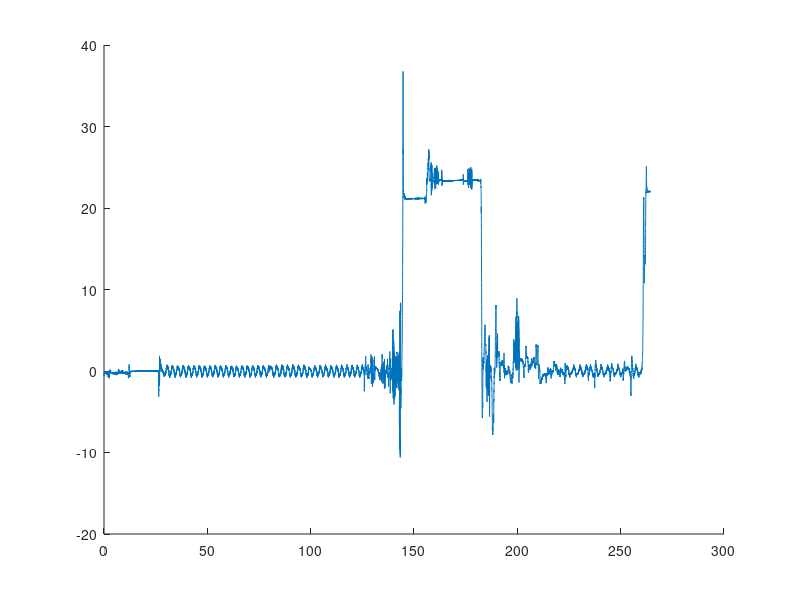

The MATLAB source for this figure: (Note: this script raises an error after producing the figure.)
plot_dir = '../plots/Real_time/';
%% Plotting Default setpoint
close all;
load('sim_1_ALL_5_30.mat')
QR = 'Default';
set_pos = [80.125,99.11];
label = {'x_d','x_0'};
up_y = 0.5; down_y = -1; minx =75; maxx = 105; % axis definition
fig_ctrl = figure('units','normalized','outerposition',[0 0 1 1]);
hold on
plot(meas_ctrl.time,meas_ctrl.signals.values)
xline(set_pos,'-',label)
xlim([minx maxx]);
title(strcat(QR,', 15° set point, Real-time Output of Control signal u = -K*(x-x_d)'),'FontSize',25);
legend('$u_{control}$','Interpreter','latex');
xlabel('time [s]');ylabel('Voltage [V]');
saveas(fig_ctrl, strcat(plot_dir,'Default_setpoint_control.png'));
fig_states = figure('units','normalized','outerposition',[0 0 1 1]);
subplot(4,1,1);hold on;
plot(meas_states.time, meas_states.signals.values(:,1));
xline(set_pos,'-',label);
title('Real-time Output of $\theta$ (equal to the state)','Interpreter','latex','FontSize',15)
xlim([minx maxx]);xlabel('time [s]');ylabel('angle [rad]');
subplot(4,1,2);hold on;
xline(set_pos,'-',label);
plot(meas_states.time, meas_states.signals.values(:,2));
title('Real-time Output of $\alpha$ (equal to the state)','Interpreter','latex','FontSize',15)
xlim([minx maxx]);xlabel('time [s]');ylabel('angle [rad]');
subplot(4,1,3);hold on;
xline(set_pos,'-',label);
plot(meas_states.time, meas_states.signals.values(:,3))
title('Real-time Output of $\dot{\theta}$ (equal to the state)','Interpreter','latex','FontSize',15)
xlim([minx maxx]);xlabel('time [s]');ylabel('angular velocity [rad/s]');
subplot(4,1,4);hold on;
xline(set_pos,'-',label);
plot(meas_states.time, meas_states.signals.values(:,4))
title('Real-time Output of $\dot{\alpha}$ (equal to the state)','Interpreter','latex','FontSize',15)
xlim([minx maxx]);xlabel('time [s]');ylabel('angular velocity [rad/s]');
sgtitle(strcat(QR,', 15° set point, Real-time Output of the estimated state'),'FontSize',25);
saveas(fig_states, strcat(plot_dir,'Default_setpoint_states.png'));
%% Default Disturbance
close all;
load('sim_1_ALL_5_30.mat')
label = {'Dist','Dist','Dist','Dist'};
QR = 'Default';
set_pos =[237.355,244.875,251.19,254.9];
up_y = 0.5; down_y = -1; minx =230; maxx =260; % axis definition
fig_ctrl = figure('units','normalized','outerposition',[0 0 1 1]);
hold on
plot(meas_ctrl.time,meas_ctrl.signals.values)
xline(set_pos,'-',label)
xlim([minx maxx]);
title(strcat(QR,', Disturbance rejection, Real-time Output of Control signal u = -K*(x-x_d)'),'FontSize',25);
legend('$u_{control}$','Interpreter','latex');
xlabel('time [s]');ylabel('Voltage [V]');
saveas(fig_ctrl, strcat(plot_dir,'Default_disturbance_control.png'));
fig_states = figure('units','normalized','outerposition',[0 0 1 1]);
subplot(4,1,1);hold on;
plot(meas_states.time, meas_states.signals.values(:,1));
xline(set_pos,'-',label);
title('Real-time Output of $\theta$ (equal to the state)','Interpreter','latex','FontSize',15)
xlim([minx maxx]);xlabel('time [s]');ylabel('angle [rad]');
subplot(4,1,2);hold on;
xline(set_pos,'-',label);
plot(meas_states.time, meas_states.signals.values(:,2));
title('Real-time Output of $\alpha$ (equal to the state)','Interpreter','latex','FontSize',15)
xlim([minx maxx]);xlabel('time [s]');ylabel('angle [rad]');
subplot(4,1,3);hold on;
xline(set_pos,'-',label);
plot(meas_states.time, meas_states.signals.values(:,3))
title('Real-time Output of $\dot{\theta}$ (equal to the state)','Interpreter','latex','FontSize',15)
xlim([minx maxx]);xlabel('time [s]');ylabel('angular velocity [rad/s]');
subplot(4,1,4);hold on;
xline(set_pos,'-',label);
plot(meas_states.time, meas_states.signals.values(:,4))
title('Real-time Output of $\dot{\alpha}$ (equal to the state)','Interpreter','latex','FontSize',15)
xlim([minx maxx]);xlabel('time [s]');ylabel('angular velocity [rad/s]');
sgtitle(strcat(QR,', Disturbance rejection, Real-time Output of the estimated state'),'FontSize',25);
saveas(fig_states, strcat(plot_dir,'Default_disturbance_states.png'));
%% Plotting QR1 setpoint
close all;
load('sim_2_ALL_5_30.mat')
QR = 'QR1';
set_pos = [30.345,49.25];
label = {'x_d','x_0'};
up_y = 0.5; down_y = -1; minx =25; maxx = 55; % axis definition
fig_ctrl = figure('units','normalized','outerposition',[0 0 1 1]);
hold on
plot(meas_ctrl.time,meas_ctrl.signals.values)
xline(set_pos,'-',label)
xlim([minx maxx]);
title(strcat(QR,', 15° set point, Real-time Output of Control signal u = -K*(x-x_d)'),'FontSize',25);
legend('$u_{control}$','Interpreter','latex');
xlabel('time [s]');ylabel('Voltage [V]');
saveas(fig_ctrl, strcat(plot_dir,'QR1_setpoint_control.png'));
fig_states = figure('units','normalized','outerposition',[0 0 1 1]);
subplot(4,1,1);hold on;
plot(meas_states.time, meas_states.signals.values(:,1));
xline(set_pos,'-',label);
title('Real-time Output of $\theta$ (equal to the state)','Interpreter','latex','FontSize',15)
xlim([minx maxx]);xlabel('time [s]');ylabel('angle [rad]');
subplot(4,1,2);hold on;
xline(set_pos,'-',label);
plot(meas_states.time, meas_states.signals.values(:,2));
title('Real-time Output of $\alpha$ (equal to the state)','Interpreter','latex','FontSize',15)
xlim([minx maxx]);xlabel('time [s]');ylabel('angle [rad]');
subplot(4,1,3);hold on;
xline(set_pos,'-',label);
plot(meas_states.time, meas_states.signals.values(:,3))
title('Real-time Output of $\dot{\theta}$ (equal to the state)','Interpreter','latex','FontSize',15)
xlim([minx maxx]);xlabel('time [s]');ylabel('angular velocity [rad/s]');
subplot(4,1,4);hold on;
xline(set_pos,'-',label);
plot(meas_states.time, meas_states.signals.values(:,4))
title('Real-time Output of $\dot{\alpha}$ (equal to the state)','Interpreter','latex','FontSize',15)
xlim([minx maxx]);xlabel('time [s]');ylabel('angular velocity [rad/s]');
sgtitle(strcat(QR,', 15° set point, Real-time Output of the estimated state'),'FontSize',25);
saveas(fig_states, strcat(plot_dir,'QR1_setpoint_states.png'));
%% Plotting QR1 Disturbance
close all;
load('sim_2_ALL_5_30.mat')
label = {'Dist','Dist','Dist','Dist'};
QR = 'QR1';
set_pos =[82.86,86,92.99,97.15];
up_y = 0.5; down_y = -1; minx =70; maxx =100; % axis definition
fig_ctrl = figure('units','normalized','outerposition',[0 0 1 1]);
hold on
plot(meas_ctrl.time,meas_ctrl.signals.values)
xline(set_pos,'-',label)
xlim([minx maxx]);
title(strcat(QR,', Disturbance rejection, Real-time Output of Control signal u = -K*(x-x_d)'),'FontSize',25);
legend('$u_{control}$','Interpreter','latex');
xlabel('time [s]');ylabel('Voltage [V]');
saveas(fig_ctrl, strcat(plot_dir,'QR1_disturbance_control.png'));
fig_states = figure('units','normalized','outerposition',[0 0 1 1]);
subplot(4,1,1);hold on;
plot(meas_states.time, meas_states.signals.values(:,1));
xline(set_pos,'-',label);
title('Real-time Output of $\theta$ (equal to the state)','Interpreter','latex','FontSize',15)
xlim([minx maxx]);xlabel('time [s]');ylabel('angle [rad]');
subplot(4,1,2);hold on;
xline(set_pos,'-',label);
plot(meas_states.time, meas_states.signals.values(:,2));
title('Real-time Output of $\alpha$ (equal to the state)','Interpreter','latex','FontSize',15)
xlim([minx maxx]);xlabel('time [s]');ylabel('angle [rad]');
subplot(4,1,3);hold on;
xline(set_pos,'-',label);
plot(meas_states.time, meas_states.signals.values(:,3))
title('Real-time Output of $\dot{\theta}$ (equal to the state)','Interpreter','latex','FontSize',15)
xlim([minx maxx]);xlabel('time [s]');ylabel('angular velocity [rad/s]');
subplot(4,1,4);hold on;
xline(set_pos,'-',label);
plot(meas_states.time, meas_states.signals.values(:,4))
title('Real-time Output of $\dot{\alpha}$ (equal to the state)','Interpreter','latex','FontSize',15)
xlim([minx maxx]);xlabel('time [s]');ylabel('angular velocity [rad/s]');
sgtitle(strcat(QR,', Disturbance rejection, Real-time Output of the estimated state'),'FontSize',25);
saveas(fig_states, strcat(plot_dir,'QR1_disturbance_states.png'));
%% Plotting QR2 setpoint
close all;
load('sim_3_setpoint.mat')
QR = 'QR2';
set_pos = 32;
label = {'x_d'};
up_y = 0.5; down_y = -1; minx =20; maxx = 50; % axis definition
fig_ctrl = figure('units','normalized','outerposition',[0 0 1 1]);
hold on
plot(meas_ctrl.time,meas_ctrl.signals.values)
xline(set_pos,'-',label)
xlim([minx maxx]);
title(strcat(QR,', 15° set point, Real-time Output of Control signal u = -K*(x-x_d)'),'FontSize',25);
legend('$u_{control}$','Interpreter','latex');
xlabel('time [s]');ylabel('Voltage [V]');
saveas(fig_ctrl, strcat(plot_dir,'QR2_setpoint_control.png'));
fig_states = figure('units','normalized','outerposition',[0 0 1 1]);
subplot(4,1,1);hold on;
plot(meas_states.time, meas_states.signals.values(:,1));
xline(set_pos,'-',label);
title('Real-time Output of $\theta$ (equal to the state)','Interpreter','latex','FontSize',15)
xlim([minx maxx]);xlabel('time [s]');ylabel('angle [rad]');
subplot(4,1,2);hold on;
xline(set_pos,'-',label);
plot(meas_states.time, meas_states.signals.values(:,2));
title('Real-time Output of $\alpha$ (equal to the state)','Interpreter','latex','FontSize',15)
xlim([minx maxx]);xlabel('time [s]');ylabel('angle [rad]');
subplot(4,1,3);hold on;
xline(set_pos,'-',label);
plot(meas_states.time, meas_states.signals.values(:,3))
title('Real-time Output of $\dot{\theta}$ (equal to the state)','Interpreter','latex','FontSize',15)
xlim([minx maxx]);xlabel('time [s]');ylabel('angular velocity [rad/s]');
subplot(4,1,4);hold on;
xline(set_pos,'-',label);
plot(meas_states.time, meas_states.signals.values(:,4))
title('Real-time Output of $\dot{\alpha}$ (equal to the state)','Interpreter','latex','FontSize',15)
xlim([minx maxx]);xlabel('time [s]');ylabel('angular velocity [rad/s]');
sgtitle(strcat(QR,', 15° set point, Real-time Output of the estimated state'),'FontSize',25);
saveas(fig_states, strcat(plot_dir,'QR2_setpoint_states.png'));
%% Plotting QR2 Disturbance
close all;
load('sim_3_disturbance.mat')
label = {'Dist'};
QR = 'QR2';
set_pos =74.495;
up_y = 0.5; down_y = -1; minx =60; maxx =90; % axis definition
fig_ctrl = figure('units','normalized','outerposition',[0 0 1 1]);
hold on
plot(meas_ctrl.time,meas_ctrl.signals.values)
xline(set_pos,'-',label)
xlim([minx maxx]);
title(strcat(QR,', Disturbance rejection, Real-time Output of Control signal u = -K*(x-x_d)'),'FontSize',25);
legend('$u_{control}$','Interpreter','latex');
xlabel('time [s]');ylabel('Voltage [V]');
saveas(fig_ctrl, strcat(plot_dir,'QR2_disturbance_control.png'));
fig_states = figure('units','normalized','outerposition',[0 0 1 1]);
subplot(4,1,1);hold on;
plot(meas_states.time, meas_states.signals.values(:,1));
xline(set_pos,'-',label);
title('Real-time Output of $\theta$ (equal to the state)','Interpreter','latex','FontSize',15)
xlim([minx maxx]);xlabel('time [s]');ylabel('angle [rad]');
subplot(4,1,2);hold on;
xline(set_pos,'-',label);
plot(meas_states.time, meas_states.signals.values(:,2));
title('Real-time Output of $\alpha$ (equal to the state)','Interpreter','latex','FontSize',15)
xlim([minx maxx]);xlabel('time [s]');ylabel('angle [rad]');
subplot(4,1,3);hold on;
xline(set_pos,'-',label);
plot(meas_states.time, meas_states.signals.values(:,3))
title('Real-time Output of $\dot{\theta}$ (equal to the state)','Interpreter','latex','FontSize',15)
xlim([minx maxx]);xlabel('time [s]');ylabel('angular velocity [rad/s]');
subplot(4,1,4);hold on;
xline(set_pos,'-',label);
plot(meas_states.time, meas_states.signals.values(:,4))
title('Real-time Output of $\dot{\alpha}$ (equal to the state)','Interpreter','latex','FontSize',15)
xlim([minx maxx]);xlabel('time [s]');ylabel('angular velocity [rad/s]');
sgtitle(strcat(QR,', Disturbance rejection, Real-time Output of the estimated state'),'FontSize',25);
saveas(fig_states, strcat(plot_dir,'QR2_disturbance_states.png'));
%% Plotting QR4 setpoint
close all;
load('sim_5_setpoint.mat')
label = {'x_d','x_0','x_d'};
set_pos1 = 14.365;
set_pos2 = 19.485;
set_pos3 = 24.335;
QR = 'QR4';
set_pos = [set_pos1,set_pos2,set_pos3];
up_y = 0.5; down_y = -1; minx =10; maxx = 40; % axis definition
fig_ctrl = figure('units','normalized','outerposition',[0 0 1 1]);
hold on
plot(meas_ctrl.time,meas_ctrl.signals.values)
xline(set_pos,'-',label)
xlim([minx maxx]);
title(strcat(QR,', 15° set point, Real-time Output of Control signal u = -K*(x-x_d)'),'FontSize',25);
legend('$u_{control}$','Interpreter','latex');
xlabel('time [s]');ylabel('Voltage [V]');
saveas(fig_ctrl, strcat(plot_dir,'QR4_setpoint_control.png'));
fig_states = figure('units','normalized','outerposition',[0 0 1 1]);
subplot(4,1,1);hold on;
plot(meas_states.time, meas_states.signals.values(:,1));
xline(set_pos,'-',label);
title('Real-time Output of $\theta$ (equal to the state)','Interpreter','latex','FontSize',15)
xlim([minx maxx]);xlabel('time [s]');ylabel('angle [rad]');
subplot(4,1,2);hold on;
xline(set_pos,'-',label);
plot(meas_states.time, meas_states.signals.values(:,2));
title('Real-time Output of $\alpha$ (equal to the state)','Interpreter','latex','FontSize',15)
xlim([minx maxx]);xlabel('time [s]');ylabel('angle [rad]');
subplot(4,1,3);hold on;
xline(set_pos,'-',label);
plot(meas_states.time, meas_states.signals.values(:,3))
title('Real-time Output of $\dot{\theta}$ (equal to the state)','Interpreter','latex','FontSize',15)
xlim([minx maxx]);xlabel('time [s]');ylabel('angular velocity [rad/s]');
subplot(4,1,4);hold on;
xline(set_pos,'-',label);
plot(meas_states.time, meas_states.signals.values(:,4))
title('Real-time Output of $\dot{\alpha}$ (equal to the state)','Interpreter','latex','FontSize',15)
xlim([minx maxx]);xlabel('time [s]');ylabel('angular velocity [rad/s]');
sgtitle(strcat(QR,', 15° set point, Real-time Output of the estimated state'),'FontSize',25);
saveas(fig_states, strcat(plot_dir,'QR4_setpoint_states.png'));
close all;
%% Plotting QR4 Disturbance
close all;
load('sim_5_disturbance.mat')
label = {'Dist'};
set_pos =77.9;
QR = 'QR4';
up_y = 0.5; down_y = -1; minx =73; maxx =103; % axis definition
fig_ctrl = figure('units','normalized','outerposition',[0 0 1 1]);
hold on
plot(meas_ctrl.time,meas_ctrl.signals.values)
xline(set_pos,'-',label)
xlim([minx maxx]);
title(strcat(QR,', Disturbance rejection, Real-time Output of Control signal u = -K*(x-x_d)'),'FontSize',25);
legend('$u_{control}$','Interpreter','latex');
xlabel('time [s]');ylabel('Voltage [V]');
saveas(fig_ctrl, strcat(plot_dir,'QR4_disturbance_control.png'));
fig_states = figure('units','normalized','outerposition',[0 0 1 1]);
subplot(4,1,1);hold on;
plot(meas_states.time, meas_states.signals.values(:,1));
xline(set_pos,'-',label);
title('Real-time Output of $\theta$ (equal to the state)','Interpreter','latex','FontSize',15)
xlim([minx maxx]);xlabel('time [s]');ylabel('angle [rad]');
subplot(4,1,2);hold on;
xline(set_pos,'-',label);
plot(meas_states.time, meas_states.signals.values(:,2));
title('Real-time Output of $\alpha$ (equal to the state)','Interpreter','latex','FontSize',15)
xlim([minx maxx]);xlabel('time [s]');ylabel('angle [rad]');
subplot(4,1,3);hold on;
xline(set_pos,'-',label);
plot(meas_states.time, meas_states.signals.values(:,3))
title('Real-time Output of $\dot{\theta}$ (equal to the state)','Interpreter','latex','FontSize',15)
xlim([minx maxx]);xlabel('time [s]');ylabel('angular velocity [rad/s]');
subplot(4,1,4);hold on;
xline(set_pos,'-',label);
plot(meas_states.time, meas_states.signals.values(:,4))
title('Real-time Output of $\dot{\alpha}$ (equal to the state)','Interpreter','latex','FontSize',15)
xlim([minx maxx]);xlabel('time [s]');ylabel('angular velocity [rad/s]');
sgtitle(strcat(QR,', Disturbance rejection, Real-time Output of the estimated state'),'FontSize',25);
saveas(fig_states, strcat(plot_dir,'QR4_disturbance_states.png'));
%% Plotting QR5 setpoint
close all;
load('sim_6_setpoint.mat')
QR = 'QR5';
label = {'x_d','x_0','x_d'};
set_pos1 = 26.55;
set_pos2 = 39.1;
set_pos3 = 60;
set_pos = [set_pos1,set_pos2,set_pos3];
up_y = 0.5; down_y = -1; minx =20; maxx = 50; % axis definition
fig_ctrl = figure('units','normalized','outerposition',[0 0 1 1]);
hold on
plot(meas_ctrl.time,meas_ctrl.signals.values)
xline(set_pos,'-',label)
xlim([minx maxx]);
title(strcat(QR,', 15° set point, Real-time Output of Control signal u = -K*(x-x_d)'),'FontSize',25);
legend('$u_{control}$','Interpreter','latex');
xlabel('time [s]');ylabel('Voltage [V]');
saveas(fig_ctrl, strcat(plot_dir,QR,'_setpoint_control.png'));
fig_states = figure('units','normalized','outerposition',[0 0 1 1]);
subplot(4,1,1);hold on;
plot(meas_states.time, meas_states.signals.values(:,1));
xline(set_pos,'-',label);
title('Real-time Output of $\theta$ (equal to the state)','Interpreter','latex','FontSize',15)
xlim([minx maxx]);xlabel('time [s]');ylabel('angle [rad]');
subplot(4,1,2);hold on;
xline(set_pos,'-',label);
plot(meas_states.time, meas_states.signals.values(:,2));
title('Real-time Output of $\alpha$ (equal to the state)','Interpreter','latex','FontSize',15)
xlim([minx maxx]);xlabel('time [s]');ylabel('angle [rad]');
subplot(4,1,3);hold on;
xline(set_pos,'-',label);
plot(meas_states.time, meas_states.signals.values(:,3))
title('Real-time Output of $\dot{\theta}$ (equal to the state)','Interpreter','latex','FontSize',15)
xlim([minx maxx]);xlabel('time [s]');ylabel('angular velocity [rad/s]');
subplot(4,1,4);hold on;
xline(set_pos,'-',label);
plot(meas_states.time, meas_states.signals.values(:,4))
title('Real-time Output of $\dot{\alpha}$ (equal to the state)','Interpreter','latex','FontSize',15)
xlim([minx maxx]);xlabel('time [s]');ylabel('angular velocity [rad/s]');
sgtitle(strcat(QR,', 15° set point, Real-time Output of the estimated state'),'FontSize',25);
saveas(fig_states, strcat(plot_dir,QR,'_setpoint_states.png'));
%% Plotting QR5 Disturbance
close all;
load('sim_6_disturbance.mat')
label = {'Dist', 'Dist'};
QR = 'QR5';
set_pos =[33.27,55];
up_y = 0.5; down_y = -1; minx =30; maxx =70; % axis definition
fig_ctrl = figure('units','normalized','outerposition',[0 0 1 1]);
hold on
plot(meas_ctrl.time,meas_ctrl.signals.values)
xline(set_pos,'-',label)
xlim([minx maxx]);
title(strcat(QR,', Disturbance rejection, Real-time Output of Control signal u = -K*(x-x_d)'),'FontSize',25);
legend('$u_{control}$','Interpreter','latex');
xlabel('time [s]');ylabel('Voltage [V]');
saveas(fig_ctrl, strcat(plot_dir,QR,'_disturbance_control.png'));
fig_states = figure('units','normalized','outerposition',[0 0 1 1]);
subplot(4,1,1);hold on;
plot(meas_states.time, meas_states.signals.values(:,1));
xline(set_pos,'-',label);
title('Real-time Output of $\theta$ (equal to the state)','Interpreter','latex','FontSize',15)
xlim([minx maxx]);xlabel('time [s]');ylabel('angle [rad]');
subplot(4,1,2);hold on;
xline(set_pos,'-',label);
plot(meas_states.time, meas_states.signals.values(:,2));
title('Real-time Output of $\alpha$ (equal to the state)','Interpreter','latex','FontSize',15)
xlim([minx maxx]);xlabel('time [s]');ylabel('angle [rad]');
subplot(4,1,3);hold on;
xline(set_pos,'-',label);
plot(meas_states.time, meas_states.signals.values(:,3))
title('Real-time Output of $\dot{\theta}$ (equal to the state)','Interpreter','latex','FontSize',15)
xlim([minx maxx]);xlabel('time [s]');ylabel('angular velocity [rad/s]');
subplot(4,1,4);hold on;
xline(set_pos,'-',label);
plot(meas_states.time, meas_states.signals.values(:,4))
title('Real-time Output of $\dot{\alpha}$ (equal to the state)','Interpreter','latex','FontSize',15)
xlim([minx maxx]);xlabel('time [s]');ylabel('angular velocity [rad/s]');
sgtitle(strcat(QR,', Disturbance rejection, Real-time Output of the estimated state'),'FontSize',25);
saveas(fig_states, strcat(plot_dir,QR,'_disturbance_states.png'));
%% Plotting QR6 setpoint
close all;
load('sim_7_setpoint.mat')
QR = 'QR6';
label = {'x_d','x_0','x_d'};
set_pos1 = 21.75;
set_pos2 = 45;
set_pos3 = 60;
set_pos = [set_pos1,set_pos2,set_pos3];
up_y = 0.5; down_y = -1; minx =10; maxx = 40; % axis definition
fig_ctrl = figure('units','normalized','outerposition',[0 0 1 1]);
hold on
plot(meas_ctrl.time,meas_ctrl.signals.values)
xline(set_pos,'-',label)
xlim([minx maxx]);
title(strcat(QR,', 15° set point, Real-time Output of Control signal u = -K*(x-x_d)'),'FontSize',25);
legend('$u_{control}$','Interpreter','latex');
xlabel('time [s]');ylabel('Voltage [V]');
saveas(fig_ctrl, strcat(plot_dir,QR,'_setpoint_control.png'));
fig_states = figure('units','normalized','outerposition',[0 0 1 1]);
subplot(4,1,1);hold on;
plot(meas_states.time, meas_states.signals.values(:,1));
xline(set_pos,'-',label);
title('Real-time Output of $\theta$ (equal to the state)','Interpreter','latex','FontSize',15)
xlim([minx maxx]);xlabel('time [s]');ylabel('angle [rad]');
subplot(4,1,2);hold on;
xline(set_pos,'-',label);
plot(meas_states.time, meas_states.signals.values(:,2));
title('Real-time Output of $\alpha$ (equal to the state)','Interpreter','latex','FontSize',15)
xlim([minx maxx]);xlabel('time [s]');ylabel('angle [rad]');
subplot(4,1,3);hold on;
xline(set_pos,'-',label);
plot(meas_states.time, meas_states.signals.values(:,3))
title('Real-time Output of $\dot{\theta}$ (equal to the state)','Interpreter','latex','FontSize',15)
xlim([minx maxx]);xlabel('time [s]');ylabel('angular velocity [rad/s]');
subplot(4,1,4);hold on;
xline(set_pos,'-',label);
plot(meas_states.time, meas_states.signals.values(:,4))
title('Real-time Output of $\dot{\alpha}$ (equal to the state)','Interpreter','latex','FontSize',15)
xlim([minx maxx]);xlabel('time [s]');ylabel('angular velocity [rad/s]');
sgtitle(strcat(QR,', 15° set point, Real-time Output of the estimated state'),'FontSize',25);
saveas(fig_states, strcat(plot_dir,QR,'_setpoint_states.png'));
%% Plotting QR6 Disturbance
close all;
load('sim_7_disturbance.mat')
label = {'Dist', 'Dist','Dist','Dist','Dist','Dist'};
QR = 'QR6';
set_pos =[52.33,56.405,59.24,62.135,66.954,70.59];
up_y = 0.5; down_y = -1; minx =50; maxx =80; % axis definition
fig_ctrl = figure('units','normalized','outerposition',[0 0 1 1]);
hold on
plot(meas_ctrl.time,meas_ctrl.signals.values)
xline(set_pos,'-',label)
xlim([minx maxx]);
title(strcat(QR,', Disturbance rejection, Real-time Output of Control signal u = -K*(x-x_d)'),'FontSize',25);
legend('$u_{control}$','Interpreter','latex');
xlabel('time [s]');ylabel('Voltage [V]');
saveas(fig_ctrl, strcat(plot_dir,QR,'_disturbance_control.png'));
fig_states = figure('units','normalized','outerposition',[0 0 1 1]);
subplot(4,1,1);hold on;
plot(meas_states.time, meas_states.signals.values(:,1));
xline(set_pos,'-',label);
title('Real-time Output of $\theta$ (equal to the state)','Interpreter','latex','FontSize',15)
xlim([minx maxx]);xlabel('time [s]');ylabel('angle [rad]');
subplot(4,1,2);hold on;
xline(set_pos,'-',label);
plot(meas_states.time, meas_states.signals.values(:,2));
title('Real-time Output of $\alpha$ (equal to the state)','Interpreter','latex','FontSize',15)
xlim([minx maxx]);xlabel('time [s]');ylabel('angle [rad]');
subplot(4,1,3);hold on;
xline(set_pos,'-',label);
plot(meas_states.time, meas_states.signals.values(:,3))
title('Real-time Output of $\dot{\theta}$ (equal to the state)','Interpreter','latex','FontSize',15)
xlim([minx maxx]);xlabel('time [s]');ylabel('angular velocity [rad/s]');
subplot(4,1,4);hold on;
xline(set_pos,'-',label);
plot(meas_states.time, meas_states.signals.values(:,4))
title('Real-time Output of $\dot{\alpha}$ (equal to the state)','Interpreter','latex','FontSize',15)
xlim([minx maxx]);xlabel('time [s]');ylabel('angular velocity [rad/s]');
sgtitle(strcat(QR,', Disturbance rejection, Real-time Output of the estimated state'),'FontSize',25);
saveas(fig_states, strcat(plot_dir,QR,'_disturbance_states.png'));
%% Plotting QR7 Disturbance
close all;
load('sim_8_ALL_5_30.mat')
label = {'Dist', 'Dist','Dist'};
QR = 'QR7';
set_pos =[46.38,49.43,53];
up_y = 0.5; down_y = -1; minx =40; maxx =60; % axis definition
fig_ctrl = figure('units','normalized','outerposition',[0 0 1 1]);
hold on
plot(meas_ctrl.time,meas_ctrl.signals.values)
xline(set_pos,'-',label)
xlim([minx maxx]);
title(strcat(QR,', Disturbance rejection, Real-time Output of Control signal u = -K*(x-x_d)'),'FontSize',25);
legend('$u_{control}$','Interpreter','latex');
xlabel('time [s]');ylabel('Voltage [V]');
saveas(fig_ctrl, strcat(plot_dir,QR,'_disturbance_control.png'));
fig_states = figure('units','normalized','outerposition',[0 0 1 1]);
subplot(4,1,1);hold on;
plot(meas_states.time, meas_states.signals.values(:,1));
xline(set_pos,'-',label);
title('Real-time Output of $\theta$ (equal to the state)','Interpreter','latex','FontSize',15)
xlim([minx maxx]);xlabel('time [s]');ylabel('angle [rad]');
subplot(4,1,2);hold on;
xline(set_pos,'-',label);
plot(meas_states.time, meas_states.signals.values(:,2));
title('Real-time Output of $\alpha$ (equal to the state)','Interpreter','latex','FontSize',15)
xlim([minx maxx]);xlabel('time [s]');ylabel('angle [rad]');
subplot(4,1,3);hold on;
xline(set_pos,'-',label);
plot(meas_states.time, meas_states.signals.values(:,3))
title('Real-time Output of $\dot{\theta}$ (equal to the state)','Interpreter','latex','FontSize',15)
xlim([minx maxx]);xlabel('time [s]');ylabel('angular velocity [rad/s]');
subplot(4,1,4);hold on;
xline(set_pos,'-',label);
plot(meas_states.time, meas_states.signals.values(:,4))
title('Real-time Output of $\dot{\alpha}$ (equal to the state)','Interpreter','latex','FontSize',15)
xlim([minx maxx]);xlabel('time [s]');ylabel('angular velocity [rad/s]');
sgtitle(strcat(QR,', Disturbance rejection, Real-time Output of the estimated state'),'FontSize',25);
saveas(fig_states, strcat(plot_dir,QR,'_disturbance_states.png'));
%% Plotting QR7 setpoint
close all;
load('sim_8_setpoint.mat')
QR = 'QR7';
label = {'x_d','x_0','x_d'};
set_pos1 = 57.13;
set_pos2 = 100;
set_pos3 = 120;
set_pos = [set_pos1,set_pos2,set_pos3];
up_y = 0.5; down_y = -1; minx =50; maxx = 80; % axis definition
fig_ctrl = figure('units','normalized','outerposition',[0 0 1 1]);
hold on
plot(meas_ctrl.time,meas_ctrl.signals.values)
xline(set_pos,'-',label)
xlim([minx maxx]);
title(strcat(QR,', 15° set point, Real-time Output of Control signal u = -K*(x-x_d)'),'FontSize',25);
legend('$u_{control}$','Interpreter','latex');
xlabel('time [s]');ylabel('Voltage [V]');
saveas(fig_ctrl, strcat(plot_dir,QR,'_setpoint_control.png'));
fig_states = figure('units','normalized','outerposition',[0 0 1 1]);
subplot(4,1,1);hold on;
plot(meas_states.time, meas_states.signals.values(:,1));
xline(set_pos,'-',label);
title('Real-time Output of $\theta$ (equal to the state)','Interpreter','latex','FontSize',15)
xlim([minx maxx]);xlabel('time [s]');ylabel('angle [rad]');
subplot(4,1,2);hold on;
xline(set_pos,'-',label);
plot(meas_states.time, meas_states.signals.values(:,2));
title('Real-time Output of $\alpha$ (equal to the state)','Interpreter','latex','FontSize',15)
xlim([minx maxx]);xlabel('time [s]');ylabel('angle [rad]');
subplot(4,1,3);hold on;
xline(set_pos,'-',label);
plot(meas_states.time, meas_states.signals.values(:,3))
title('Real-time Output of $\dot{\theta}$ (equal to the state)','Interpreter','latex','FontSize',15)
xlim([minx maxx]);xlabel('time [s]');ylabel('angular velocity [rad/s]');
subplot(4,1,4);hold on;
xline(set_pos,'-',label);
plot(meas_states.time, meas_states.signals.values(:,4))
title('Real-time Output of $\dot{\alpha}$ (equal to the state)','Interpreter','latex','FontSize',15)
xlim([minx maxx]);xlabel('time [s]');ylabel('angular velocity [rad/s]');
sgtitle(strcat(QR,', 15° set point, Real-time Output of the estimated state'),'FontSize',25);
saveas(fig_states, strcat(plot_dir,QR,'_setpoint_states.png'));
%% Plotting QR8 setpoint
close all;
load('sim_9_setpoint.mat')
QR = 'QR8';
label = {'x_d','x_0','x_d'};
set_pos1 = 64.21;
set_pos2 = 40;
set_pos3 = 80;
set_pos = [set_pos1,set_pos2,set_pos3];
up_y = 0.5; down_y = -1; minx =50; maxx = 80; % axis definition
fig_ctrl = figure('units','normalized','outerposition',[0 0 1 1]);
hold on
plot(meas_ctrl.time,meas_ctrl.signals.values)
xline(set_pos,'-',label)
xlim([minx maxx]);
title(strcat(QR,', 15° set point, Real-time Output of Control signal u = -K*(x-x_d)'),'FontSize',25);
legend('$u_{control}$','Interpreter','latex');
xlabel('time [s]');ylabel('Voltage [V]');
saveas(fig_ctrl, strcat(plot_dir,QR,'_setpoint_control.png'));
fig_states = figure('units','normalized','outerposition',[0 0 1 1]);
subplot(4,1,1);hold on;
plot(meas_states.time, meas_states.signals.values(:,1));
xline(set_pos,'-',label);
title('Real-time Output of $\theta$ (equal to the state)','Interpreter','latex','FontSize',15)
xlim([minx maxx]);xlabel('time [s]');ylabel('angle [rad]');
subplot(4,1,2);hold on;
xline(set_pos,'-',label);
plot(meas_states.time, meas_states.signals.values(:,2));
title('Real-time Output of $\alpha$ (equal to the state)','Interpreter','latex','FontSize',15)
xlim([minx maxx]);xlabel('time [s]');ylabel('angle [rad]');
subplot(4,1,3);hold on;
xline(set_pos,'-',label);
plot(meas_states.time, meas_states.signals.values(:,3))
title('Real-time Output of $\dot{\theta}$ (equal to the state)','Interpreter','latex','FontSize',15)
xlim([minx maxx]);xlabel('time [s]');ylabel('angular velocity [rad/s]');
subplot(4,1,4);hold on;
xline(set_pos,'-',label);
plot(meas_states.time, meas_states.signals.values(:,4))
title('Real-time Output of $\dot{\alpha}$ (equal to the state)','Interpreter','latex','FontSize',15)
xlim([minx maxx]);xlabel('time [s]');ylabel('angular velocity [rad/s]');
sgtitle(strcat(QR,', 15° set point, Real-time Output of the estimated state'),'FontSize',25);
saveas(fig_states, strcat(plot_dir,QR,'_setpoint_states.png'));
%% Plotting QR8 Disturbance
close all;
load('sim_9_ALL_5_30.mat')
label = {'Dist', 'Dist','Dist'};
QR = 'QR8';
set_pos =[53.775,55.75,58.8];
up_y = 0.5; down_y = -1; minx =50; maxx =65; % axis definition
fig_ctrl = figure('units','normalized','outerposition',[0 0 1 1]);
hold on
plot(meas_ctrl.time,meas_ctrl.signals.values)
xline(set_pos,'-',label)
xlim([minx maxx]);
title(strcat(QR,', Disturbance rejection, Real-time Output of Control signal u = -K*(x-x_d)'),'FontSize',25);
legend('$u_{control}$','Interpreter','latex');
xlabel('time [s]');ylabel('Voltage [V]');
saveas(fig_ctrl, strcat(plot_dir,QR,'_disturbance_control.png'));
fig_states = figure('units','normalized','outerposition',[0 0 1 1]);
subplot(4,1,1);hold on;
plot(meas_states.time, meas_states.signals.values(:,1));
xline(set_pos,'-',label);
title('Real-time Output of $\theta$ (equal to the state)','Interpreter','latex','FontSize',15)
xlim([minx maxx]);xlabel('time [s]');ylabel('angle [rad]');
subplot(4,1,2);hold on;
xline(set_pos,'-',label);
plot(meas_states.time, meas_states.signals.values(:,2));
title('Real-time Output of $\alpha$ (equal to the state)','Interpreter','latex','FontSize',15)
xlim([minx maxx]);xlabel('time [s]');ylabel('angle [rad]');
subplot(4,1,3);hold on;
xline(set_pos,'-',label);
plot(meas_states.time, meas_states.signals.values(:,3))
title('Real-time Output of $\dot{\theta}$ (equal to the state)','Interpreter','latex','FontSize',15)
xlim([minx maxx]);xlabel('time [s]');ylabel('angular velocity [rad/s]');
subplot(4,1,4);hold on;
xline(set_pos,'-',label);
plot(meas_states.time, meas_states.signals.values(:,4))
title('Real-time Output of $\dot{\alpha}$ (equal to the state)','Interpreter','latex','FontSize',15)
xlim([minx maxx]);xlabel('time [s]');ylabel('angular velocity [rad/s]');
sgtitle(strcat(QR,', Disturbance rejection, Real-time Output of the estimated state'),'FontSize',25);
saveas(fig_states, strcat(plot_dir,QR,'_disturbance_states.png'));
%% Plotting QR9 disturbance 15
close all;
load('sim_10_BEST_ALL.mat')
QR = 'QR9';
label = {'Dist','Dist','Dist'};
set_pos1 = 64.21;
set_pos2 = 40.42;
set_pos3 = 80;
set_pos = [set_pos1,set_pos2,set_pos3];
up_y = 0.5; down_y = -1; minx =30; maxx = 50; % axis definition
fig_ctrl = figure('units','normalized','outerposition',[0 0 1 1]);
hold on
plot(meas_ctrl.time,meas_ctrl.signals.values)
xline(set_pos,'-',label)
xlim([minx maxx]);
title(strcat(QR,', Disturbance rejection, Real-time Output of Control signal u = -K*(x-x_d)'),'FontSize',25);
legend('$u_{control}$','Interpreter','latex');
xlabel('time [s]');ylabel('Voltage [V]');
saveas(fig_ctrl, strcat(plot_dir,QR,'_disturbance_control.png'));
fig_states = figure('units','normalized','outerposition',[0 0 1 1]);
subplot(4,1,1);hold on;
plot(meas_states.time, meas_states.signals.values(:,1));
xline(set_pos,'-',label);
title('Real-time Output of $\theta$ (equal to the state)','Interpreter','latex','FontSize',15)
xlim([minx maxx]);xlabel('time [s]');ylabel('angle [rad]');
subplot(4,1,2);hold on;
xline(set_pos,'-',label);
plot(meas_states.time, meas_states.signals.values(:,2));
title('Real-time Output of $\alpha$ (equal to the state)','Interpreter','latex','FontSize',15)
xlim([minx maxx]);xlabel('time [s]');ylabel('angle [rad]');
subplot(4,1,3);hold on;
xline(set_pos,'-',label);
plot(meas_states.time, meas_states.signals.values(:,3))
title('Real-time Output of $\dot{\theta}$ (equal to the state)','Interpreter','latex','FontSize',15)
xlim([minx maxx]);xlabel('time [s]');ylabel('angular velocity [rad/s]');
subplot(4,1,4);hold on;
xline(set_pos,'-',label);
plot(meas_states.time, meas_states.signals.values(:,4))
title('Real-time Output of $\dot{\alpha}$ (equal to the state)','Interpreter','latex','FontSize',15)
xlim([minx maxx]);xlabel('time [s]');ylabel('angular velocity [rad/s]');
sgtitle(strcat(QR,', Disturbance rejection, Real-time Output of the estimated state'),'FontSize',25);
saveas(fig_states, strcat(plot_dir,QR,'_disturbance_states.png'));
%% Plotting QR9 setpoint 15
close all;
load('sim_10_BEST_ALL.mat')
QR = 'QR9';
label = {'x_d','x_0','x_d'};
set_pos1 = 71.615;
set_pos2 = 40;
set_pos3 = 150;
set_pos = [set_pos1,set_pos2,set_pos3];
up_y = 0.5; down_y = -1; minx =60; maxx = 90; % axis definition
fig_ctrl = figure('units','normalized','outerposition',[0 0 1 1]);
hold on
plot(meas_ctrl.time,meas_ctrl.signals.values)
xline(set_pos,'-',label)
xlim([minx maxx]);
title(strcat(QR,', 15° set point, Real-time Output of Control signal u = -K*(x-x_d)'),'FontSize',25);
legend('$u_{control}$','Interpreter','latex');
xlabel('time [s]');ylabel('Voltage [V]');
saveas(fig_ctrl, strcat(plot_dir,QR,'_setpoint_control.png'));
fig_states = figure('units','normalized','outerposition',[0 0 1 1]);
subplot(4,1,1);hold on;
plot(meas_states.time, meas_states.signals.values(:,1));
xline(set_pos,'-',label);
title('Real-time Output of $\theta$ (equal to the state)','Interpreter','latex','FontSize',15)
xlim([minx maxx]);xlabel('time [s]');ylabel('angle [rad]');
subplot(4,1,2);hold on;
xline(set_pos,'-',label);
plot(meas_states.time, meas_states.signals.values(:,2));
title('Real-time Output of $\alpha$ (equal to the state)','Interpreter','latex','FontSize',15)
xlim([minx maxx]);xlabel('time [s]');ylabel('angle [rad]');
subplot(4,1,3);hold on;
xline(set_pos,'-',label);
plot(meas_states.time, meas_states.signals.values(:,3))
title('Real-time Output of $\dot{\theta}$ (equal to the state)','Interpreter','latex','FontSize',15)
xlim([minx maxx]);xlabel('time [s]');ylabel('angular velocity [rad/s]');
subplot(4,1,4);hold on;
xline(set_pos,'-',label);
plot(meas_states.time, meas_states.signals.values(:,4))
title('Real-time Output of $\dot{\alpha}$ (equal to the state)','Interpreter','latex','FontSize',15)
xlim([minx maxx]);xlabel('time [s]');ylabel('angular velocity [rad/s]');
sgtitle(strcat(QR,', 15° set point, Real-time Output of the estimated state'),'FontSize',25);
saveas(fig_states, strcat(plot_dir,QR,'_setpoint_states.png'));
%% Plotting QR9 setpoint 30
close all;
load('sim_10_dist_30_new_5_30.mat')
QR = 'QR9';
label = {'x_d','x_0','x_d'};
set_pos1 = 19.305;
set_pos2 = 43.64;
set_pos3 = 150;
set_pos = [set_pos1,set_pos2,set_pos3];
up_y = 0.5; down_y = -1; minx =15; maxx = 50; % axis definition
fig_ctrl = figure('units','normalized','outerposition',[0 0 1 1]);
hold on
plot(meas_ctrl.time,meas_ctrl.signals.values)
xline(set_pos,'-',label)
xlim([minx maxx]);
title(strcat(QR,', 30° set point, Real-time Output of Control signal u = -K*(x-x_d)'),'FontSize',25);
legend('$u_{control}$','Interpreter','latex');
xlabel('time [s]');ylabel('Voltage [V]');
saveas(fig_ctrl, strcat(plot_dir,QR,'_setpoint_control_30deg.png'));
fig_states = figure('units','normalized','outerposition',[0 0 1 1]);
subplot(4,1,1);hold on;
plot(meas_states.time, meas_states.signals.values(:,1));
xline(set_pos,'-',label);
title('Real-time Output of $\theta$ (equal to the state)','Interpreter','latex','FontSize',15)
xlim([minx maxx]);xlabel('time [s]');ylabel('angle [rad]');
subplot(4,1,2);hold on;
xline(set_pos,'-',label);
plot(meas_states.time, meas_states.signals.values(:,2));
title('Real-time Output of $\alpha$ (equal to the state)','Interpreter','latex','FontSize',15)
xlim([minx maxx]);xlabel('time [s]');ylabel('angle [rad]');
subplot(4,1,3);hold on;
xline(set_pos,'-',label);
plot(meas_states.time, meas_states.signals.values(:,3))
title('Real-time Output of $\dot{\theta}$ (equal to the state)','Interpreter','latex','FontSize',15)
xlim([minx maxx]);xlabel('time [s]');ylabel('angular velocity [rad/s]');
subplot(4,1,4);hold on;
xline(set_pos,'-',label);
plot(meas_states.time, meas_states.signals.values(:,4))
title('Real-time Output of $\dot{\alpha}$ (equal to the state)','Interpreter','latex','FontSize',15)
xlim([minx maxx]);xlabel('time [s]');ylabel('angular velocity [rad/s]');
sgtitle(strcat(QR,', 30° set point, Real-time Output of the estimated state'),'FontSize',25);
saveas(fig_states, strcat(plot_dir,QR,'_setpoint_states_30deg.png'));
%% Plotting QR9 setpoint 45
close all;
load('sim_10_dist_45_new_5_30.mat')
QR = 'QR9';
label = {'x_d','x_0','x_d'};
set_pos1 = 26.615;
set_pos2 = 120;
set_pos3 = 150;
set_pos = [set_pos1,set_pos2,set_pos3];
up_y = 0.5; down_y = -1; minx =20; maxx = 60; % axis definition
fig_ctrl = figure('units','normalized','outerposition',[0 0 1 1]);
hold on
plot(meas_ctrl.time,meas_ctrl.signals.values)
xline(set_pos,'-',label)
xlim([minx maxx]);
title(strcat(QR,', 45° set point, Real-time Output of Control signal u = -K*(x-x_d)'),'FontSize',25);
legend('$u_{control}$','Interpreter','latex');
xlabel('time [s]');ylabel('Voltage [V]');
saveas(fig_ctrl, strcat(plot_dir,QR,'_setpoint_control_45deg.png'));
fig_states = figure('units','normalized','outerposition',[0 0 1 1]);
subplot(4,1,1);hold on;
plot(meas_states.time, meas_states.signals.values(:,1));
xline(set_pos,'-',label);
title('Real-time Output of $\theta$ (equal to the state)','Interpreter','latex','FontSize',15)
xlim([minx maxx]);xlabel('time [s]');ylabel('angle [rad]');
subplot(4,1,2);hold on;
xline(set_pos,'-',label);
plot(meas_states.time, meas_states.signals.values(:,2));
title('Real-time Output of $\alpha$ (equal to the state)','Interpreter','latex','FontSize',15)
xlim([minx maxx]);xlabel('time [s]');ylabel('angle [rad]');
subplot(4,1,3);hold on;
xline(set_pos,'-',label);
plot(meas_states.time, meas_states.signals.values(:,3))
title('Real-time Output of $\dot{\theta}$ (equal to the state)','Interpreter','latex','FontSize',15)
xlim([minx maxx]);xlabel('time [s]');ylabel('angular velocity [rad/s]');
subplot(4,1,4);hold on;
xline(set_pos,'-',label);
plot(meas_states.time, meas_states.signals.values(:,4))
title('Real-time Output of $\dot{\alpha}$ (equal to the state)','Interpreter','latex','FontSize',15)
xlim([minx maxx]);xlabel('time [s]');ylabel('angular velocity [rad/s]');
sgtitle(strcat(QR,', 45° set point, Real-time Output of the estimated state'),'FontSize',25);
saveas(fig_states, strcat(plot_dir,QR,'_setpoint_states_45deg.png'));
%% Plotting omega 1 setpoint
close all;
load('trialLUT12_omegac_32pi_shaky.mat')
QR = 'QR8';
label = {'x_d','x_0','x_d'};
set_pos1 = 28.015;
set_pos2 = 100;
set_pos3 = 150;
set_pos = [set_pos1,set_pos2,set_pos3];
up_y = 0.5; down_y = -1; minx =20; maxx = 50; % axis definition
fig_ctrl = figure('units','normalized','outerposition',[0 0 1 1]);
hold on
plot(meas_ctrl.time,meas_ctrl.signals.values)
xline(set_pos,'-',label)
xlim([minx maxx]);
title(strcat(QR,', 15degree set point, $\omega_{1}$, Real-time Output of Control signal $u = -K*(x-x_d)$'),'Interpreter','latex','Fontsize',25);
legend('$u_{control}$','Interpreter','latex');
xlabel('time [s]');ylabel('Voltage [V]');
saveas(fig_ctrl, strcat(plot_dir,QR,'_setpoint_control_omega1.png'));
fig_states = figure('units','normalized','outerposition',[0 0 1 1]);
subplot(4,1,1);hold on;
plot(meas_states.time, meas_states.signals.values(:,1));
xline(set_pos,'-',label);
title('Real-time Output of $\theta$ (equal to the state)','Interpreter','latex','Fontsize',15)
xlim([minx maxx]);xlabel('time [s]');ylabel('angle [rad]');
subplot(4,1,2);hold on;
xline(set_pos,'-',label);
plot(meas_states.time, meas_states.signals.values(:,2));
title('Real-time Output of $\alpha$ (equal to the state)','Interpreter','latex','Fontsize',15)
xlim([minx maxx]);xlabel('time [s]');ylabel('angle [rad]');
subplot(4,1,3);hold on;
xline(set_pos,'-',label);
plot(meas_states.time, meas_states.signals.values(:,3))
title('Real-time Output of $\dot{\theta}$ (equal to the state)','Interpreter','latex','Fontsize',15)
xlim([minx maxx]);xlabel('time [s]');ylabel('angular velocity [rad/s]');
subplot(4,1,4);hold on;
xline(set_pos,'-',label);
plot(meas_states.time, meas_states.signals.values(:,4))
title('Real-time Output of $\dot{\alpha}$ (equal to the state)','Interpreter','latex','Fontsize',15)
xlim([minx maxx]);xlabel('time [s]');ylabel('angular velocity [rad/s]');
sgtitle(strcat(QR,', 15degree set point, $\omega_{1}$, Real-time Output of the estimated state'),'Interpreter','latex','Fontsize',25);
saveas(fig_states, strcat(plot_dir,QR,'_setpoint_states_omega1.png'));
%% Plotting omega 1 disturbance
close all;
load('trialLUT12_omegac_32pi_shaky.mat')
QR = 'QR8';
label = {'Dist','Dist','Dist','Dist','Dist','Dist','Dist','Dist'};
set_pos1 = 78.58;
set_pos2 = 81.31;
set_pos3 = 83.95;
set_pos4 = 86.755;
set_pos5 = 88.315;
set_pos6 = 89.64;
set_pos7 = 91.375;
set_pos8 = 94.44;
set_pos = [set_pos1,set_pos2,set_pos3, set_pos4,set_pos5,set_pos6,set_pos7,set_pos8];
up_y = 0.5; down_y = -1; minx =70; maxx = 100; % axis definition
fig_ctrl = figure('units','normalized','outerposition',[0 0 1 1]);
hold on
plot(meas_ctrl.time,meas_ctrl.signals.values)
xline(set_pos,'-',label)
xlim([minx maxx]);
title(strcat(QR,', Disturbance rejection, $\omega_{1}$, Real-time Output of Control signal $u = -K*(x-x_d)$'),'Interpreter','latex','Fontsize',25);
legend('$u_{control}$','Interpreter','latex');
xlabel('time [s]');ylabel('Voltage [V]');
saveas(fig_ctrl, strcat(plot_dir,QR,'_disturbance_control_omega1.png'));
fig_states = figure('units','normalized','outerposition',[0 0 1 1]);
subplot(4,1,1);hold on;
plot(meas_states.time, meas_states.signals.values(:,1));
xline(set_pos,'-',label);
title('Real-time Output of $\theta$ (equal to the state)','Interpreter','latex','Fontsize',15)
xlim([minx maxx]);xlabel('time [s]');ylabel('angle [rad]');
subplot(4,1,2);hold on;
xline(set_pos,'-',label);
plot(meas_states.time, meas_states.signals.values(:,2));
title('Real-time Output of $\alpha$ (equal to the state)','Interpreter','latex','Fontsize',15)
xlim([minx maxx]);xlabel('time [s]');ylabel('angle [rad]');
subplot(4,1,3);hold on;
xline(set_pos,'-',label);
plot(meas_states.time, meas_states.signals.values(:,3))
title('Real-time Output of $\dot{\theta}$ (equal to the state)','Interpreter','latex','Fontsize',15)
xlim([minx maxx]);xlabel('time [s]');ylabel('angular velocity [rad/s]');
subplot(4,1,4);hold on;
xline(set_pos,'-',label);
plot(meas_states.time, meas_states.signals.values(:,4))
title('Real-time Output of $\dot{\alpha}$ (equal to the state)','Interpreter','latex','FontSize',15)
xlim([minx maxx]);xlabel('time [s]');ylabel('angular velocity [rad/s]');
sgtitle(strcat(QR,', Disturbance rejection, $\omega_{1}$, Real-time Output of the estimated state'),'Interpreter','latex','Fontsize',25);
saveas(fig_states, strcat(plot_dir,QR,'_disturbance_states_omega1.png'));
%% Plotting omega 2 setpoint
close all;
load('trialLUT13_omegac_12pi.mat')
QR = 'QR8';
label = {'x_d','x_0','x_d'};
set_pos1 = 29.1;
set_pos2 = 100;
set_pos3 = 150;
set_pos = [set_pos1,set_pos2,set_pos3];
up_y = 0.5; down_y = -1; minx =20; maxx = 50; % axis definition
fig_ctrl = figure('units','normalized','outerposition',[0 0 1 1]);
hold on
plot(meas_ctrl.time,meas_ctrl.signals.values)
xline(set_pos,'-',label)
xlim([minx maxx]);
title(strcat(QR,', 15degree set point, Real-time Output of Control signal $u = -K*(x-x_d)$'),'Interpreter','latex','FontSize',25);
legend('$u_{control}$','Interpreter','latex');
xlabel('time [s]');ylabel('Voltage [V]');
saveas(fig_ctrl, strcat(plot_dir,QR,'_setpoint_control_omega2.png'));
fig_states = figure('units','normalized','outerposition',[0 0 1 1]);
subplot(4,1,1);hold on;
plot(meas_states.time, meas_states.signals.values(:,1));
xline(set_pos,'-',label);
title('Real-time Output of $\theta$ (equal to the state)','Interpreter','latex','FontSize',15)
xlim([minx maxx]);xlabel('time [s]');ylabel('angle [rad]');
subplot(4,1,2);hold on;
xline(set_pos,'-',label);
plot(meas_states.time, meas_states.signals.values(:,2));
title('Real-time Output of $\alpha$ (equal to the state)','Interpreter','latex','FontSize',15)
xlim([minx maxx]);xlabel('time [s]');ylabel('angle [rad]');
subplot(4,1,3);hold on;
xline(set_pos,'-',label);
plot(meas_states.time, meas_states.signals.values(:,3))
title('Real-time Output of $\dot{\theta}$ (equal to the state)','Interpreter','latex','FontSize',15)
xlim([minx maxx]);xlabel('time [s]');ylabel('angular velocity [rad/s]');
subplot(4,1,4);hold on;
xline(set_pos,'-',label);
plot(meas_states.time, meas_states.signals.values(:,4))
title('Real-time Output of $\dot{\alpha}$ (equal to the state)','Interpreter','latex','FontSize',15)
xlim([minx maxx]);xlabel('time [s]');ylabel('angular velocity [rad/s]');
sgtitle(strcat(QR,', 15degree set point, $\omega_{2}$, Real-time Output of the estimated state'),'Interpreter','latex','Fontsize',25);
saveas(fig_states, strcat(plot_dir,QR,'_setpoint_states_omega2.png'));
%% Plotting omega 2 disturbance
close all;
load('trialLUT13_omegac_12pi.mat')
QR = 'QR8';
label = {'Dist','Dist','Dist','Dist','Dist','Dist'};
set_pos1 = 77.185;
set_pos2 = 79.9;
set_pos3 = 82.53;
set_pos4 = 85.51;
set_pos5 = 88.63;
set_pos6 = 91.86;
set_pos = [set_pos1,set_pos2,set_pos3,set_pos4,set_pos5,set_pos6];
up_y = 0.5; down_y = -1; minx =70; maxx = 100; % axis definition
fig_ctrl = figure('units','normalized','outerposition',[0 0 1 1]);
hold on
plot(meas_ctrl.time,meas_ctrl.signals.values)
xline(set_pos,'-',label)
xlim([minx maxx]);
title(strcat(QR,', Disturbance rejection, $\omega_{2}$, Real-time Output of Control signal $u = -K*(x-x_d)$'),'Interpreter','latex','FontSize',25);
legend('$u_{control}$','Interpreter','latex');
xlabel('time [s]');ylabel('Voltage [V]');
saveas(fig_ctrl, strcat(plot_dir,QR,'_disturbance_control_omega2.png'));
fig_states = figure('units','normalized','outerposition',[0 0 1 1]);
subplot(4,1,1);hold on;
plot(meas_states.time, meas_states.signals.values(:,1));
xline(set_pos,'-',label);
title('Real-time Output of $\theta$ (equal to the state)','Interpreter','latex','FontSize',15)
xlim([minx maxx]);xlabel('time [s]');ylabel('angle [rad]');
subplot(4,1,2);hold on;
xline(set_pos,'-',label);
plot(meas_states.time, meas_states.signals.values(:,2));
title('Real-time Output of $\alpha$ (equal to the state)','Interpreter','latex','FontSize',15)
xlim([minx maxx]);xlabel('time [s]');ylabel('angle [rad]');
subplot(4,1,3);hold on;
xline(set_pos,'-',label);
plot(meas_states.time, meas_states.signals.values(:,3))
title('Real-time Output of $\dot{\theta}$ (equal to the state)','Interpreter','latex','FontSize',15)
xlim([minx maxx]);xlabel('time [s]');ylabel('angular velocity [rad/s]');
subplot(4,1,4);hold on;
xline(set_pos,'-',label);
plot(meas_states.time, meas_states.signals.values(:,4))
title('Real-time Output of $\dot{\alpha}$ (equal to the state)','Interpreter','latex','FontSize',15)
xlim([minx maxx]);xlabel('time [s]');ylabel('angular velocity [rad/s]');
sgtitle(strcat(QR,', Disturbance rejection, $\omega_{2}$, Real-time Output of the estimated state'),'Interpreter','latex','FontSize',25);
saveas(fig_states, strcat(plot_dir,QR,'_disturbance_states_omega2.png'));
%% Plotting omega 3 setpoint
close all;
load('trialLUT14_omegac_022pi.mat')
QR = 'QR8';
% label = {'x_d','x_0','x_d'};
% set_pos1 = 34.66;
% set_pos2 = 2;
% set_pos3 = 150;
% set_pos = [set_pos1,set_pos2,set_pos3];
up_y = 0.5; down_y = -1; minx =0; maxx = 30; % axis definition
fig_ctrl = figure('units','normalized','outerposition',[0 0 1 1]);
hold on
plot(meas_ctrl.time,meas_ctrl.signals.values)
% xline(set_pos,'-',label)
xlim([minx maxx]);
title(strcat(QR,', unstable, $\omega_{3}$, Real-time Output of Control signal $u = -K*(x-x_d)$'),'Interpreter','latex','FontSize',25);
legend('$u_{control}$','Interpreter','latex');
xlabel('time [s]');ylabel('Voltage [V]');
saveas(fig_ctrl, strcat(plot_dir,QR,'_unstable_omega3.png'));
fig_states = figure('units','normalized','outerposition',[0 0 1 1]);
subplot(4,1,1);hold on;
plot(meas_states.time, meas_states.signals.values(:,1));
% xline(set_pos,'-',label);
title('Real-time Output of $\theta$ (equal to the state)','Interpreter','latex','FontSize',15)
xlim([minx maxx]);xlabel('time [s]');ylabel('angle [rad]');
subplot(4,1,2);hold on;
% xline(set_pos,'-',label);
plot(meas_states.time, meas_states.signals.values(:,2));
title('Real-time Output of $\alpha$ (equal to the state)','Interpreter','latex','FontSize',15)
xlim([minx maxx]);xlabel('time [s]');ylabel('angle [rad]');
subplot(4,1,3);hold on;
% xline(set_pos,'-',label);
plot(meas_states.time, meas_states.signals.values(:,3))
title('Real-time Output of $\dot{\theta}$ (equal to the state)','Interpreter','latex','FontSize',15)
xlim([minx maxx]);xlabel('time [s]');ylabel('angular velocity [rad/s]');
subplot(4,1,4);hold on;
% xline(set_pos,'-',label);
plot(meas_states.time, meas_states.signals.values(:,4))
title('Real-time Output of $\dot{\alpha}$ (equal to the state)','Interpreter','latex','FontSize',15)
xlim([minx maxx]);xlabel('time [s]');ylabel('angular velocity [rad/s]');
sgtitle(strcat(QR,', unstable, $\omega_{3}$, Real-time Output of the estimated state'),'Interpreter','latex','FontSize',25);
saveas(fig_states, strcat(plot_dir,QR,'_unstable_omega3.png'));
%% Plotting omega 3 disturbance
% close all;
% load('trialLUT13_omegac_022pi.mat')
% QR = 'QR8';
% label = {'Dist','Dist','Dist'};
% set_pos1 = 61.745;
% set_pos2 = 65.4;
% set_pos3 = 80;
% set_pos = [set_pos1,set_pos2,set_pos3];
% up_y = 0.5; down_y = -1; minx =58; maxx = 67; % axis definition
% fig_ctrl = figure('units','normalized','outerposition',[0 0 1 1]);
% hold on
% plot(meas_ctrl.time,meas_ctrl.signals.values)
% xline(set_pos,'-',label)
% xlim([minx maxx]);
% title(strcat(QR,' Disturbance rejection $\omega_{3}$ Real-time Output of Control signal $u = -K*(x-x_d$)'),'Interpreter','latex','FontSize',25);
% legend('$u_{control}$','Interpreter','latex');
% xlabel('time [s]');ylabel('Voltage [V]');
% saveas(fig_ctrl, strcat(plot_dir,QR,'_disturbance_control_omega3.png'));
% fig_states = figure('units','normalized','outerposition',[0 0 1 1]);
% subplot(4,1,1);hold on;
% plot(meas_states.time, meas_states.signals.values(:,1));
% xline(set_pos,'-',label);
% title('Real-time Output of $\theta$ (equal to the state)','Interpreter','latex','FontSize',15)
% xlim([minx maxx]);xlabel('time [s]');ylabel('angle [rad]');
% subplot(4,1,2);hold on;
% xline(set_pos,'-',label);
% plot(meas_states.time, meas_states.signals.values(:,2));
% title('Real-time Output of $\alpha$ (equal to the state)','Interpreter','latex','FontSize',15)
% xlim([minx maxx]);xlabel('time [s]');ylabel('angle [rad]');
% subplot(4,1,3);hold on;
% xline(set_pos,'-',label);
% plot(meas_states.time, meas_states.signals.values(:,3))
% title('Real-time Output of $\dot{\theta}$ (equal to the state)','Interpreter','latex','FontSize',15)
% xlim([minx maxx]);xlabel('time [s]');ylabel('angular velocity [rad/s]');
% subplot(4,1,4);hold on;
% xline(set_pos,'-',label);
% plot(meas_states.time, meas_states.signals.values(:,4))
% title('Real-time Output of $\dot{\alpha}$ (equal to the state)','Interpreter','latex','FontSize',15)
% xlim([minx maxx]);xlabel('time [s]');ylabel('angular velocity [rad/s]');
% sgtitle(strcat(QR,' Disturbance rejection $\omega_{3}$ Real-time Output of the estimated state'),'Interpreter','latex','FontSize',25);
% saveas(fig_states, strcat(plot_dir,QR,'_disturbance_states_omega3.png'));
%% Plotting QR10 disturbance 15
close all;
load('sim_11_ALL_new_5_30.mat')
QR = 'QR10';
label = {'Dist','Dist','Dist'};
set_pos1 = 64.625;
set_pos2 = 71.8;
set_pos3 = 76.97;
set_pos = [set_pos1,set_pos2,set_pos3];
up_y = 0.5; down_y = -1; minx =60; maxx = 90; % axis definition
fig_ctrl = figure('units','normalized','outerposition',[0 0 1 1]);
hold on
plot(meas_ctrl.time,meas_ctrl.signals.values)
xline(set_pos,'-',label)
xlim([minx maxx]);
title(strcat(QR,', Disturbance rejection, Real-time Output of Control signal u = -K*(x-x_d)'),'FontSize',25);
legend('$u_{control}$','Interpreter','latex');
xlabel('time [s]');ylabel('Voltage [V]');
saveas(fig_ctrl, strcat(plot_dir,QR,'_disturbance_control.png'));
fig_states = figure('units','normalized','outerposition',[0 0 1 1]);
subplot(4,1,1);hold on;
plot(meas_states.time, meas_states.signals.values(:,1));
xline(set_pos,'-',label);
title('Real-time Output of $\theta$ (equal to the state)','Interpreter','latex','FontSize',15)
xlim([minx maxx]);xlabel('time [s]');ylabel('angle [rad]');
subplot(4,1,2);hold on;
xline(set_pos,'-',label);
plot(meas_states.time, meas_states.signals.values(:,2));
title('Real-time Output of $\alpha$ (equal to the state)','Interpreter','latex','FontSize',15)
xlim([minx maxx]);xlabel('time [s]');ylabel('angle [rad]');
subplot(4,1,3);hold on;
xline(set_pos,'-',label);
plot(meas_states.time, meas_states.signals.values(:,3))
title('Real-time Output of $\dot{\theta}$ (equal to the state)','Interpreter','latex','FontSize',15)
xlim([minx maxx]);xlabel('time [s]');ylabel('angular velocity [rad/s]');
subplot(4,1,4);hold on;
xline(set_pos,'-',label);
plot(meas_states.time, meas_states.signals.values(:,4))
title('Real-time Output of $\dot{\alpha}$ (equal to the state)','Interpreter','latex','FontSize',15)
xlim([minx maxx]);xlabel('time [s]');ylabel('angular velocity [rad/s]');
sgtitle(strcat(QR,', Disturbance rejection, Real-time Output of the estimated state'),'FontSize',25);
saveas(fig_states, strcat(plot_dir,QR,'_disturbance_states.png'));
%% Plotting QR10 setpoint 15
close all;
load('sim_11_ALL_new_5_30.mat')
QR = 'QR10';
label = {'x_d','x_0','x_d'};
set_pos1 = 27.69;
set_pos2 = 44.78;
set_pos3 = 150;
set_pos = [set_pos1,set_pos2,set_pos3];
up_y = 0.5; down_y = -1; minx =20; maxx = 50; % axis definition
fig_ctrl = figure('units','normalized','outerposition',[0 0 1 1]);
hold on
plot(meas_ctrl.time,meas_ctrl.signals.values)
xline(set_pos,'-',label)
xlim([minx maxx]);
title(strcat(QR,', 15° set point, Real-time Output of Control signal u = -K*(x-x_d)'),'FontSize',25);
legend('$u_{control}$','Interpreter','latex');
xlabel('time [s]');ylabel('Voltage [V]');
saveas(fig_ctrl, strcat(plot_dir,QR,'_setpoint_control.png'));
fig_states = figure('units','normalized','outerposition',[0 0 1 1]);
subplot(4,1,1);hold on;
plot(meas_states.time, meas_states.signals.values(:,1));
xline(set_pos,'-',label);
title('Real-time Output of $\theta$ (equal to the state)','Interpreter','latex','FontSize',15)
xlim([minx maxx]);xlabel('time [s]');ylabel('angle [rad]');
subplot(4,1,2);hold on;
xline(set_pos,'-',label);
plot(meas_states.time, meas_states.signals.values(:,2));
title('Real-time Output of $\alpha$ (equal to the state)','Interpreter','latex','FontSize',15)
xlim([minx maxx]);xlabel('time [s]');ylabel('angle [rad]');
subplot(4,1,3);hold on;
xline(set_pos,'-',label);
plot(meas_states.time, meas_states.signals.values(:,3))
title('Real-time Output of $\dot{\theta}$ (equal to the state)','Interpreter','latex','FontSize',15)
xlim([minx maxx]);xlabel('time [s]');ylabel('angular velocity [rad/s]');
subplot(4,1,4);hold on;
xline(set_pos,'-',label);
plot(meas_states.time, meas_states.signals.values(:,4))
title('Real-time Output of $\dot{\alpha}$ (equal to the state)','Interpreter','latex','FontSize',15)
xlim([minx maxx]);xlabel('time [s]');ylabel('angular velocity [rad/s]');
sgtitle(strcat(QR,', 15° set point, Real-time Output of the estimated state'),'FontSize',25);
saveas(fig_states, strcat(plot_dir,QR,'_setpoint_states.png'));
